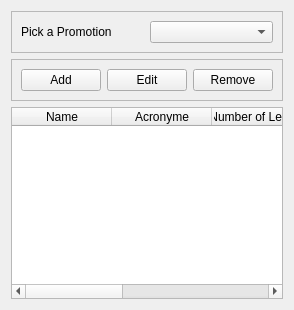
             <widget class="QWidget" name="modules_tab">
              <attribute name="title">
               <string>[4] Modules</string>
              </attribute>
              <layout class="QGridLayout" name="gridLayout">
               <item row="1" column="0">
                <widget class="QFrame" name="module_control_frame">
                 <property name="frameShape">
                  <enum>QFrame::StyledPanel</enum>
                 </property>
                 <property name="frameShadow">
                  <enum>QFrame::Raised</enum>
                 </property>
                 <layout class="QHBoxLayout" name="horizontalLayout_6">
                  <item>
                   <widget class="QPushButton" name="module_add_pushbutton">
                    <property name="text">
                     <string>Add</string>
                    </property>
                   </widget>
                  </item>
                  <item>
                   <widget class="QPushButton" name="module_edit_pushbutton">
                    <property name="text">
                     <string>Edit</string>
                    </property>
                   </widget>
                  </item>
                  <item>
                   <widget class="QPushButton" name="module_remove_pushbutton">
                    <property name="text">
                     <string>Remove</string>
                    </property>
                   </widget>
                  </item>
                 </layout>
                </widget>
               </item>
               <item row="0" column="0">
                <widget class="QFrame" name="pick_promo_frame">
                 <property name="frameShape">
                  <enum>QFrame::StyledPanel</enum>
                 </property>
                 <property name="frameShadow">
                  <enum>QFrame::Raised</enum>
                 </property>
                 <layout class="QHBoxLayout" name="horizontalLayout_7">
                  <item>
                   <widget class="QLabel" name="pick_promo_label">
                    <property name="text">
                     <string>Pick a Promotion</string>
                    </property>
                   </widget>
                  </item>
                  <item>
                   <widget class="QComboBox" name="pick_promo__modules_comboBox"/>
                  </item>
                 </layout>
                </widget>
               </item>
               <item row="2" column="0">
                <widget class="QTableWidget" name="modules_table">
                 <property name="editTriggers">
                  <set>QAbstractItemView::NoEditTriggers</set>
                 </property>
                 <property name="selectionMode">
                  <enum>QAbstractItemView::SingleSelection</enum>
                 </property>
                 <property name="selectionBehavior">
                  <enum>QAbstractItemView::SelectRows</enum>
                 </property>
                 <column>
                  <property name="text">
                   <string>Name</string>
                  </property>
                 </column>
                 <column>
                  <property name="text">
                   <string>Acronyme</string>
                  </property>
                 </column>
                 <column>
                  <property name="text">
                   <string>Number of Lectures</string>
                  </property>
                 </column>
                 <column>
                  <property name="text">
                   <string>Number of TDs</string>
                  </property>
                 </column>
                 <column>
                  <property name="text">
                   <string>Number of TPs</string>
                  </property>
                 </column>
                </widget>
               </item>
              </layout>
             </widget>
